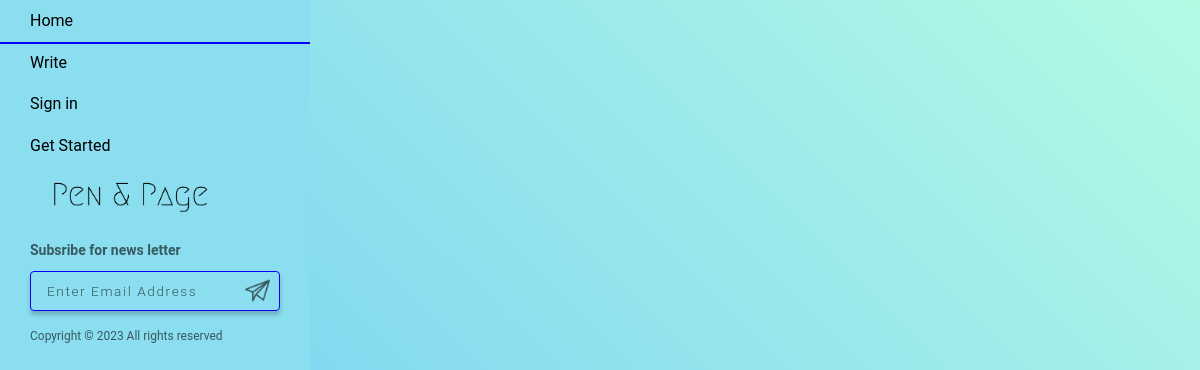
The page /blog_detail/home on the database as committed earlier.
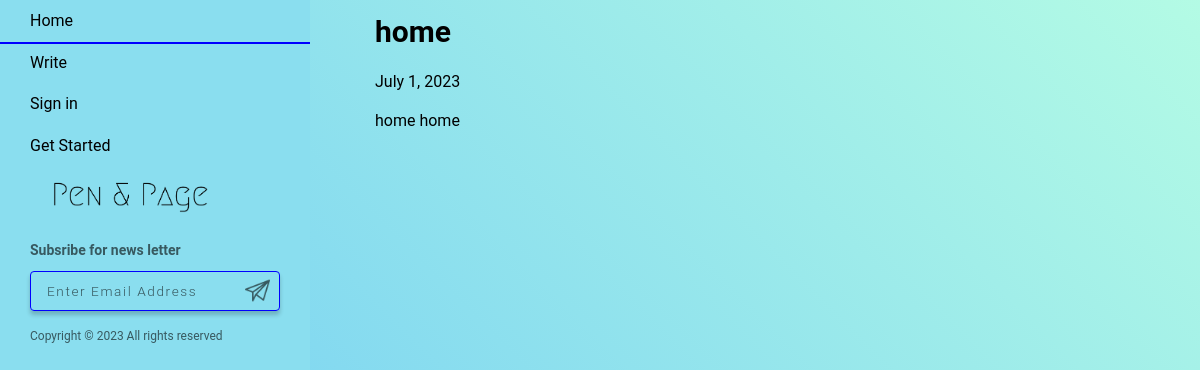
The same page on the database as committed later.
### home/models.py (models this page shows, shortened)
class Blog(models.Model):
    title = models.CharField(max_length=1000)  # A field to store the title of the blog post.
    author = models.ForeignKey(User, on_delete=models.CASCADE, null= True)  # ForeignKey relationship with User model
    short_description = models.TextField(null=True)
    content = models.TextField()  # A field to store the main content of the blog post.
    slug = models.SlugField(max_length=1000, null=True, blank=True)  # A field to store a URL-friendly version of the title.
    category = models.CharField(max_length=50, choices=CATEGORY_CHOICES, null = True)
    image = models.ImageField(upload_to="blog/")  # A field to store the image associated with the blog post.
    created_at = models.DateTimeField(auto_now_add=True)  # A field to store the timestamp when the blog post was created.
    upload_to = models.DateField(auto_now=True)  # A field to store the timestamp when the blog post was last updated.

### home/views.py (the view)
# urls.py: path("blog_detail/<slug>", blog_detail, name = "blog_detail" ),
def blog_detail(request, slug):
    context = {}
    try:
        blog_obj = Blog.objects.filter(slug=slug).first()
        context['blog_obj'] = blog_obj
    except Exception as e:
        print(e)
    return render(request, 'blog_detail.html', context)

### home/templates/blog_detail.html (shortened to what this page needs)
{% extends "base.html" %} {% block content %}
<div class="mid-grid">
  <div class="blog-title title">{{blog_obj.title}}</div>
  <div class="full-blog-created_at blog-created_at">
    <p>{{blog_obj.created_at.date}}</p>
  </div>
  <div class="full-blog-content">{{blog_obj.content}}</div>
</div>
{% endblock %}

Rows that differ between the two databases and show on the page:
added Blog: title "home", created_at "July 1, 2023", content "home home"
